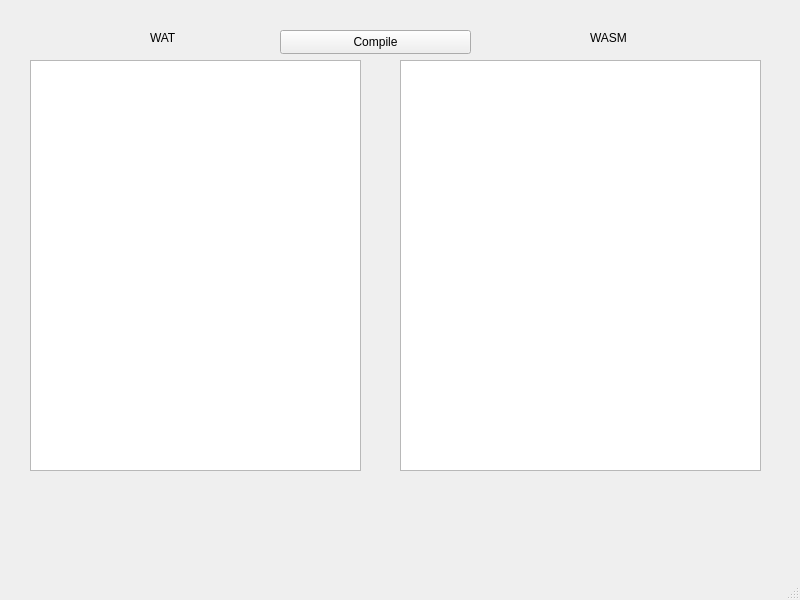
<?xml version="1.0" encoding="UTF-8"?>
<ui version="4.0">
 <class>MainWindow</class>
 <widget class="QMainWindow" name="MainWindow">
  <property name="geometry">
   <rect>
    <x>0</x>
    <y>0</y>
    <width>800</width>
    <height>600</height>
   </rect>
  </property>
  <property name="windowTitle">
   <string>MainWindow</string>
  </property>
  <widget class="QWidget" name="centralwidget">
   <widget class="QPushButton" name="pushButton">
    <property name="geometry">
     <rect>
      <x>280</x>
      <y>30</y>
      <width>191</width>
      <height>24</height>
     </rect>
    </property>
    <property name="text">
     <string>Compile</string>
    </property>
   </widget>
   <widget class="QTextEdit" name="txtInput">
    <property name="geometry">
     <rect>
      <x>30</x>
      <y>60</y>
      <width>331</width>
      <height>411</height>
     </rect>
    </property>
   </widget>
   <widget class="QTextEdit" name="txtOutput">
    <property name="geometry">
     <rect>
      <x>400</x>
      <y>60</y>
      <width>361</width>
      <height>411</height>
     </rect>
    </property>
   </widget>
   <widget class="QLabel" name="label">
    <property name="geometry">
     <rect>
      <x>150</x>
      <y>30</y>
      <width>49</width>
      <height>16</height>
     </rect>
    </property>
    <property name="text">
     <string>WAT</string>
    </property>
   </widget>
   <widget class="QLabel" name="label_2">
    <property name="geometry">
     <rect>
      <x>590</x>
      <y>30</y>
      <width>49</width>
      <height>16</height>
     </rect>
    </property>
    <property name="text">
     <string>WASM</string>
    </property>
   </widget>
  </widget>
  <widget class="QMenuBar" name="menubar">
   <property name="geometry">
    <rect>
     <x>0</x>
     <y>0</y>
     <width>800</width>
     <height>21</height>
    </rect>
   </property>
  </widget>
  <widget class="QStatusBar" name="statusbar"/>
 </widget>
 <resources/>
 <connections/>
</ui>
